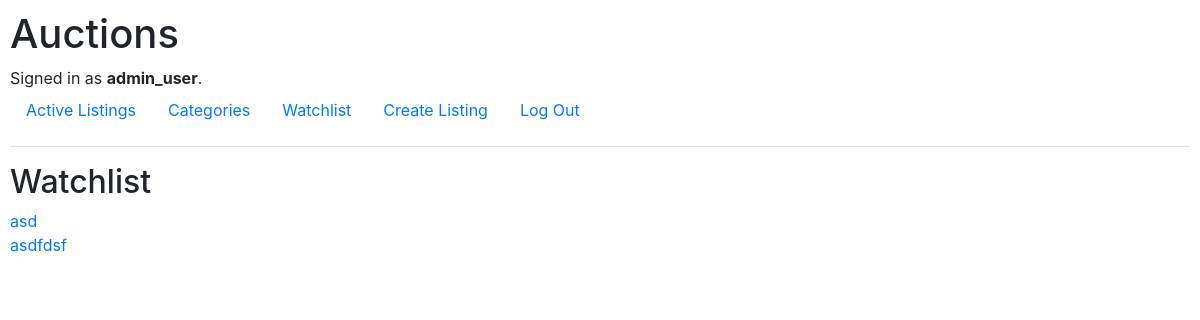
Page /watchlist (signed in) on the earlier database version.
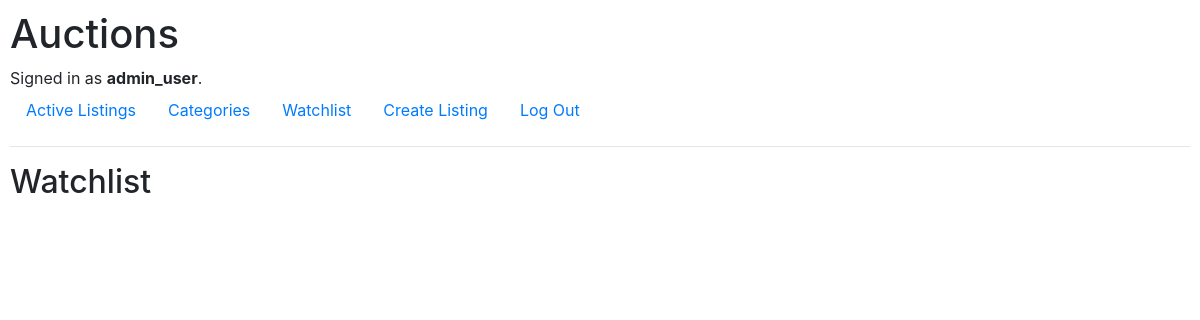
Same page on the later database version.
### auctions/models.py (models this page shows, shortened)
class Wauction(models.Model):
    active = models.BooleanField('Active', null=True)
    auction = models.ForeignKey('Auction', on_delete=models.CASCADE)
    user = models.ForeignKey('User', on_delete=models.CASCADE)

class Auction(models.Model):
    title = models.CharField(max_length=200)
    description = models.TextField()
    img_url = models.TextField()
    price = models.IntegerField()
    created_date = models.DateTimeField(default=timezone.now)
    closed = models.BooleanField('Closed', default=False)
    category = models.ForeignKey(
        'Category',
        on_delete=models.PROTECT,
        null=True
        )
    user = models.ForeignKey('User', on_delete=models.CASCADE)
    winner = models.ForeignKey(
        'User',
        on_delete=models.PROTECT,
        null=True,
        related_name="auction_winner"
        )

### auctions/views.py (the view, shortened to what this page needs)
# urls.py: path("watchlist", views.watchlist, name="watchlist"),
@login_required(login_url='login')
def watchlist(request):
    user = request.user
    if user.is_authenticated:
        if request.method == "GET":
            if Wauction.objects.filter(user=user, active=True).exists():
                wauctions = Wauction.objects.filter(user=user, active=True)
                if wauctions.count() > 1:
                    return render(
                        request,
                        "auctions/watchlist.html",
                        {"auctions": wauctions}
                        )
            else:
                return render(
                    request,
                    "auctions/watchlist.html",
                    {"auctions": []}
                    )
    else:
        return redirect("index")

### auctions/templates/auctions/watchlist.html
{% extends "auctions/layout.html" %}
{% block body %}
    <h2>Watchlist</h2>
        {% if auctions %}
            {% for auction in auctions %}
                <li><a href="{% url 'show' auction.auction.id %}"> {{ auction.auction.title }} </a></li>
            {% endfor %}
        {% elif auction    %}
            <h3>Add some auctions to your watchlist to see them here.</h3>
        {% endif %}
{% endblock %}

Differences in the rows shown:
removed Wauction: auction "asd"
removed Wauction: auction "asdfdsf"
